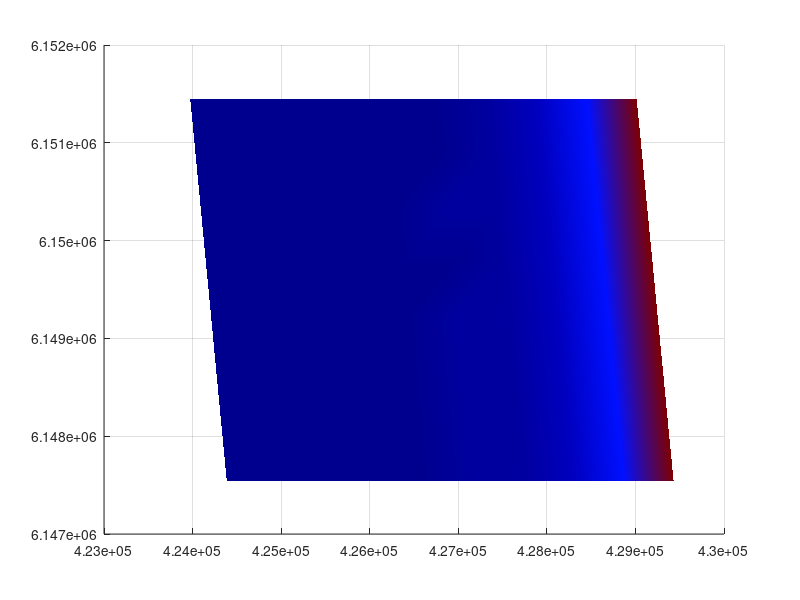

Write the MATLAB code that produced this figure.
z = load('final_speed_precise.dat');
clear x y fi
for d=0:0
for i=1:8
for j=1:10
k=8*(j-1)+i+d*80;
x(i,j)=z(k,2);
y(i,j)=z(k,3);
fi(i,j)=z(k,7);
end
end
surf(x,y,fi)
view(0,90)
shading interp
colormap jet
pause(0.1)
end